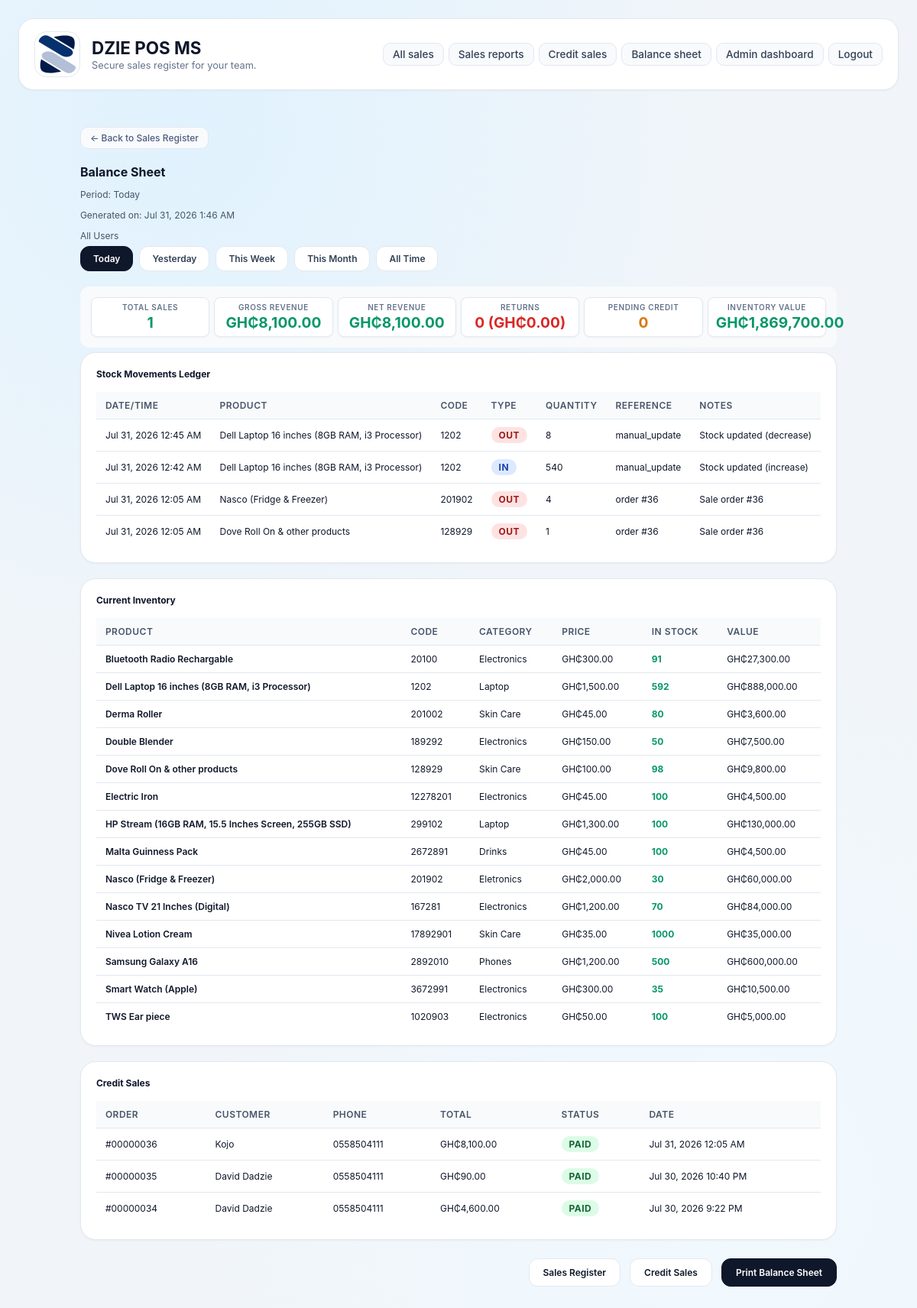
Page /balance_sheet.php (signed in) on the committed database.
### tables this page shows
CREATE TABLE settings (
            key TEXT PRIMARY KEY,
            value TEXT NOT NULL
        );

CREATE TABLE stock_movements (
            id INTEGER PRIMARY KEY,
            product_id INTEGER NOT NULL,
            product_name TEXT NOT NULL,
            product_code TEXT NOT NULL,
            movement_type TEXT NOT NULL,
            quantity INTEGER NOT NULL,
            reference_type TEXT NOT NULL,
            reference_id INTEGER,
            notes TEXT,
            created_at TEXT NOT NULL,
            FOREIGN KEY(product_id) REFERENCES products(id)
        );

CREATE TABLE products (
            id INTEGER PRIMARY KEY,
            code TEXT UNIQUE NOT NULL,
            name TEXT NOT NULL,
            category TEXT NOT NULL,
            price REAL NOT NULL,
            image TEXT NOT NULL
        , quantity INTEGER NOT NULL DEFAULT 0, bulk_quantity_threshold INTEGER NOT NULL DEFAULT 0, bulk_discount_percentage REAL NOT NULL DEFAULT 0);

CREATE TABLE orders (
            id INTEGER PRIMARY KEY,
            username TEXT NOT NULL,
            total REAL NOT NULL,
            status TEXT NOT NULL DEFAULT "Pending",
            created_at TEXT NOT NULL
        , credit INTEGER NOT NULL DEFAULT 0, customer_name TEXT, customer_phone TEXT, credit_status TEXT NOT NULL DEFAULT "Pending");

### balance_sheet.php (the view, shortened to what the rows shown need)
<?php
require_once __DIR__ . '/inc/functions.php';
$user = current_user();
$posName = get_pos_name();
$db = get_database();
$period = $_GET['period'] ?? 'day';
$now = new DateTime();
$startDate = clone $now;
$endDate = clone $now;
switch ($period) {
    case 'day':
        $startDate->setTime(0, 0, 0);
        $endDate->setTime(23, 59, 59);
        break;
}
$startDateStr = $startDate ? $startDate->format('c') : '';
$endDateStr = $endDate ? $endDate->format('c') : '';
$stockMovements = get_stock_movements([
    'start_date' => $startDateStr,
    'end_date' => $endDateStr,
]);
$inventory = $db->query('SELECT * FROM products ORDER BY name')->fetchAll(PDO::FETCH_ASSOC);
$creditQuery = 'SELECT * FROM orders WHERE credit = 1';
$creditQuery .= ' ORDER BY created_at DESC';
$creditStmt = $db->prepare($creditQuery);
if ($user['role'] !== 'admin') {
    $creditStmt->execute([':username' => $user['username']]);
} else {
    $creditStmt->execute();
}
$creditSales = $creditStmt->fetchAll(PDO::FETCH_ASSOC);
?>
<!DOCTYPE html>
<html lang="en">
<head>
  <link rel="stylesheet" href="styles.css" />
</head>
<body>
  <div class="app-shell">
    <header class="header">
      <div class="brand">
        <img class="brand-icon" src="<?php echo htmlspecialchars(get_trademark_src()); ?>" alt="Trademark" />
        <div>
          <h1><?php echo htmlspecialchars($posName); ?></h1>
          <p class="subtitle">Secure sales register for your team.</p>
        </div>
      </div>
    </header>
    <main class="main-grid">
      <div class="balance-sheet-container">
    <h1>Balance Sheet</h1>
    <div class="section-card">
      <?php if (empty($stockMovements)): ?>
        <p class="empty-message">No stock movements recorded.</p>
      <?php else: ?>
        <table class="ledger-table">
          <thead>
            <tr>
              <th>Date/Time</th>
              <th>Product</th>
              <th>Code</th>
              <th>Type</th>
              <th>Quantity</th>
              <th>Reference</th>
              <th>Notes</th>
            </tr>
          </thead>
          <tbody>
            <?php foreach ($stockMovements as $movement): ?>
              <tr>
                <td><?php echo htmlspecialchars(date('M j, Y g:i A', strtotime($movement['created_at']))); ?></td>
                <td><?php echo htmlspecialchars($movement['product_name']); ?></td>
                <td><?php echo htmlspecialchars($movement['product_code']); ?></td>
                <td>
                  <span class="badge <?php echo $movement['movement_type']; ?>">
                    <?php echo htmlspecialchars($movement['movement_type'] === 'in' ? 'IN' : 'OUT'); ?>
                  </span>
                </td>
                <td><?php echo htmlspecialchars($movement['quantity']); ?></td>
                <td>
                  <?php echo htmlspecialchars($movement['reference_type']); ?>
                  <?php if ($movement['reference_id']): ?>
                    #<?php echo htmlspecialchars($movement['reference_id']); ?>
                  <?php endif; ?>
                </td>
                <td><?php echo htmlspecialchars($movement['notes'] ?? ''); ?></td>
              </tr>
            <?php endforeach; ?>
          </tbody>
        </table>
      <?php endif; ?>
    </div>
    <div class="section-card">
      <?php if (empty($inventory)): ?>
        <p class="empty-message">No products in inventory.</p>
      <?php else: ?>
        <table class="ledger-table">
          <thead>
            <tr>
              <th>Product</th>
              <th>Code</th>
              <th>Category</th>
              <th>Price</th>
              <th>In Stock</th>
              <th>Value</th>
            </tr>
          </thead>
          <tbody>
            <?php foreach ($inventory as $product): ?>
              <tr>
                <td style="font-weight:600;"><?php echo htmlspecialchars($product['name']); ?></td>
                <td><?php echo htmlspecialchars($product['code']); ?></td>
                <td><?php echo htmlspecialchars($product['category']); ?></td>
                <td>GH₵<?php echo htmlspecialchars(number_format($product['price'], 2)); ?></td>
                <td>
                  <?php if ($product['quantity'] <= 0): ?>
                    <span style="color:#dc2626;font-weight:700;">Out of stock</span>
                  <?php else: ?>
                    <span style="color:#059669;font-weight:700;"><?php echo htmlspecialchars($product['quantity']); ?></span>
                  <?php endif; ?>
                </td>
                <td>GH₵<?php echo htmlspecialchars(number_format($product['quantity'] * $product['price'], 2)); ?></td>
              </tr>
            <?php endforeach; ?>
          </tbody>
        </table>
      <?php endif; ?>
    </div>
    <div class="section-card">
      <?php if (empty($creditSales)): ?>
        <p class="empty-message">No credit sales recorded.</p>
      <?php else: ?>
        <table class="ledger-table">
          <thead>
            <tr>
              <th>Order</th>
              <th>Customer</th>
              <th>Phone</th>
              <th>Total</th>
              <th>Status</th>
              <th>Date</th>
            </tr>
          </thead>
          <tbody>
            <?php foreach ($creditSales as $cs): ?>
              <tr>
                <td>#<?php echo str_pad((string)$cs['id'], 8, '0', STR_PAD_LEFT); ?></td>
                <td><?php echo htmlspecialchars($cs['customer_name'] ?? 'N/A'); ?></td>
                <td><?php echo htmlspecialchars($cs['customer_phone'] ?? 'N/A'); ?></td>
                <td>GH₵<?php echo htmlspecialchars(number_format($cs['total'], 2)); ?></td>
                <td>
                  <span class="badge <?php echo strtolower($cs['credit_status']); ?>">
                    <?php echo htmlspecialchars($cs['credit_status']); ?>
                  </span>
                </td>
                <td><?php echo htmlspecialchars(date('M j, Y g:i A', strtotime($cs['created_at']))); ?></td>
              </tr>
            <?php endforeach; ?>
          </tbody>
        </table>
      <?php endif; ?>
    </div>
    </main>
  </div>
</body>
</html>

### rows in the picture
settings: value (picture)
settings: value "DZIE POS MS"
stock_movements: created_at "Jul 31, 2026 12:45 AM", product_name "Dell Laptop 16 inches (8GB RAM, i3 Processor)", product_code "1202", movement_type "OUT", quantity "8", reference_type "manual_update", notes "Stock updated (decrease)"
stock_movements: created_at "Jul 31, 2026 12:42 AM", product_name "Dell Laptop 16 inches (8GB RAM, i3 Processor)", product_code "1202", movement_type "IN", quantity "540", reference_type "manual_update", notes "Stock updated (increase)"
stock_movements: created_at "Jul 31, 2026 12:05 AM", product_name "Nasco (Fridge & Freezer)", product_code "201902", movement_type "OUT", quantity "4", reference_type "order", reference "36", notes "Sale order #36"
stock_movements: created_at "Jul 31, 2026 12:05 AM", product_name "Dove Roll On & other products", product_code "128929", movement_type "OUT", quantity "1", reference_type "order", reference "36", notes "Sale order #36"
products: name "Bluetooth Radio Rechargable", code "20100", category "Electronics", price "300.00", quantity "91", $product['quantity'] * $product['price'] "27,300.00"
products: name "Dell Laptop 16 inches (8GB RAM, i3 Processor)", code "1202", category "Laptop", price "1,500.00", quantity "592", $product['quantity'] * $product['price'] "888,000.00"
products: name "Derma Roller", code "201002", category "Skin Care", price "45.00", quantity "80", $product['quantity'] * $product['price'] "3,600.00"
products: name "Double Blender", code "189292", category "Electronics", price "150.00", quantity "50", $product['quantity'] * $product['price'] "7,500.00"
products: name "Dove Roll On & other products", code "128929", category "Skin Care", price "100.00", quantity "98", $product['quantity'] * $product['price'] "9,800.00"
products: name "Electric Iron", code "12278201", category "Electronics", price "45.00", quantity "100", $product['quantity'] * $product['price'] "4,500.00"
products: name "HP Stream (16GB RAM, 15.5 Inches Screen, 255GB SSD)", code "299102", category "Laptop", price "1,300.00", quantity "100", $product['quantity'] * $product['price'] "130,000.00"
products: name "Malta Guinness Pack", code "2672891", category "Drinks", price "45.00", quantity "100", $product['quantity'] * $product['price'] "4,500.00"
products: name "Nasco (Fridge & Freezer)", code "201902", category "Eletronics", price "2,000.00", quantity "30", $product['quantity'] * $product['price'] "60,000.00"
products: name "Nasco TV 21 Inches (Digital)", code "167281", category "Electronics", price "1,200.00", quantity "70", $product['quantity'] * $product['price'] "84,000.00"
products: name "Nivea Lotion Cream", code "17892901", category "Skin Care", price "35.00", quantity "1000", $product['quantity'] * $product['price'] "35,000.00"
products: name "Samsung Galaxy A16", code "2892010", category "Phones", price "1,200.00", quantity "500", $product['quantity'] * $product['price'] "600,000.00"
products: name "Smart Watch (Apple)", code "3672991", category "Electronics", price "300.00", quantity "35", $product['quantity'] * $product['price'] "10,500.00"
products: name "TWS Ear piece", code "1020903", category "Electronics", price "50.00", quantity "100", $product['quantity'] * $product['price'] "5,000.00"
orders: id "00000036", customer_name "Kojo", customer_phone "0558504111", total "8,100.00", credit_status "PAID", created_at "Jul 31, 2026 12:05 AM"
orders: id "00000035", customer_name "David Dadzie", customer_phone "0558504111", total "90.00", credit_status "PAID", created_at "Jul 30, 2026 10:40 PM"
orders: id "00000034", customer_name "David Dadzie", customer_phone "0558504111", total "4,600.00", credit_status "PAID", created_at "Jul 30, 2026 9:22 PM"

### other values in the picture
$periods[$period] "Today"
$totalSales "1"
$totalRevenue "8,100.00"
$netRevenue "8,100.00"
$returnedSales "0"
$returnedRevenue "0.00"
$pendingCredit "0"
$currentInventoryValue "1,869,700.00"
